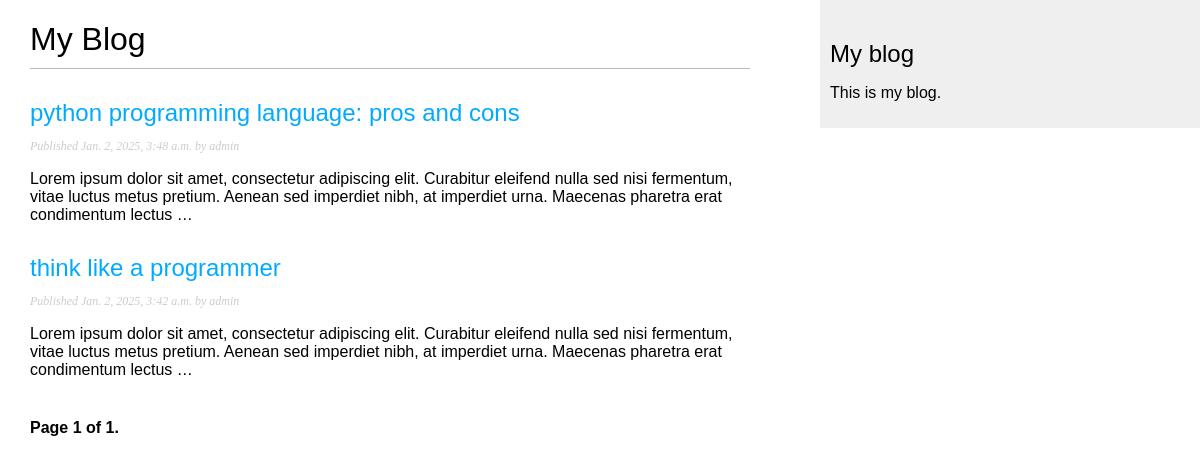
The page /blog/ on the database as committed earlier.
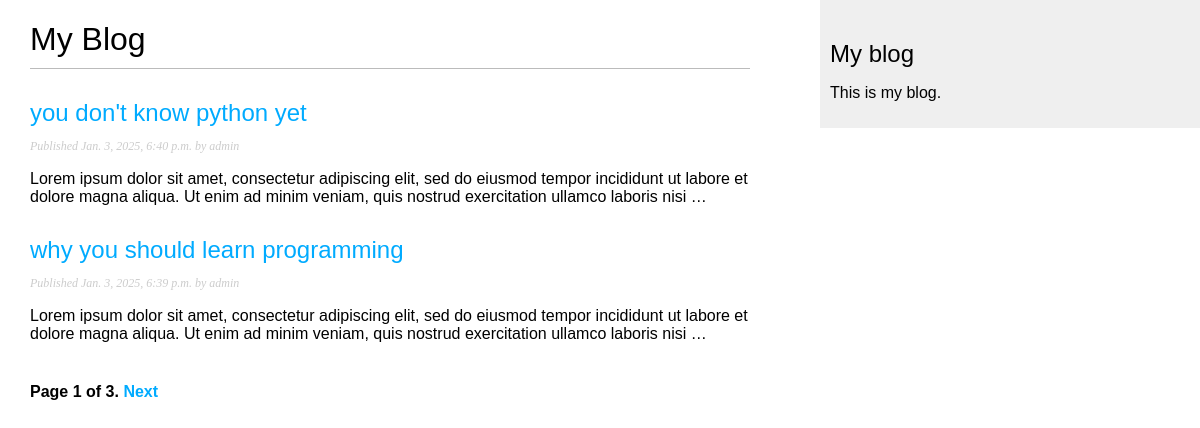
The same page on the database as committed later.
### blog/models.py (models this page shows, shortened)
class Post(models.Model):
    class Status(models.TextChoices):
        DRAFT = 'DF', 'Draft'
        PUBLISHED = 'PB', 'Published'
    title = models.CharField(max_length=250)
    slug = models.SlugField(
        max_length=250,
        unique_for_date='publish')
    author = models.ForeignKey(
        settings.AUTH_USER_MODEL,
        on_delete=models.CASCADE,
        related_name='blog_posts'
    )
    body = models.TextField()
    publish = models.DateTimeField(default=timezone.now)
    created = models.DateTimeField(auto_now_add=True)
    updated = models.DateTimeField(auto_now=True)
    status = models.CharField(
        max_length=2,
        choices=Status,
        default=Status.DRAFT
    )
    objects = models.Manager()
    published = PublishedManager()
    class Meta:
        ordering = ['-publish']
        indexes = [
            models.Index(fields=['-publish']),
        ]
    def get_absolute_url(self):
        return reverse(
            'blog:post_detail',
            args=[
                self.publish.year,
                self.publish.month,
                self.publish.day,
                self.slug
            ]
        )

### blog/views.py (the view)
# urls.py: path('', views.PostListView.as_view(), name='post_list'),
class PostListView(ListView):
    queryset = Post.published.all()
    context_object_name = 'posts'
    paginate_by = 2
    template_name = 'blog/post/list.html'

### blog/templates/blog/post/list.html (shortened to what this page needs)
{% extends "blog/base.html" %}
{% block content %}
    <h1>My Blog</h1>
    {% for post in posts %}
        <h2>
            <a href="{{ post.get_absolute_url }}">
                {{ post.title }}
            </a>
        </h2>
        <p class="date">
            Published {{ post.publish }} by {{ post.author }}
        </p>
        {{ post.body|truncatewords:30|linebreaks }}
    {% endfor %}
    {% include "pagination.html" with page=page_obj %}
{% endblock %}

### blog/templates/blog/base.html (shortened to what this page needs)
{% load static %}
<!DOCTYPE html>
<html lang="en">
<head>
    <link rel="stylesheet" href="{% static 'css/blog.css' %}">
</head>
<body>
    <div id="content">
        {% block content %}
        {% endblock %}
    </div>
    <div id="sidebar">
        <h2>My blog</h2>
        <p>This is my blog.</p>
    </div>
</body>
</html>

### blog/templates/pagination.html (shortened to what this page needs)
<div class="pagination">
        <span class="current">
            Page {{ page.number }} of {{ page.paginator.num_pages }}.
        </span>
        {% if page.has_next %}
            <a href="?page={{ page.next_page_number }}">Next</a>
        {% endif %}
</div>

### blog/static/css/blog.css (style rules this page uses)
body { margin:0; padding:0; font-family:helvetica, sans-serif; }
a { color:#00abff; text-decoration:none; }
h1 { font-weight:normal; border-bottom:1px solid #bbb; padding:0 0 10px 0; }
h2 { font-weight:normal; margin:30px 0 0; }
#content { float:left; width:60%; padding:0 0 0 30px; }
#sidebar { float:right; width:30%; padding:10px; background:#efefef; height:100%; }
p.date { color:#ccc; font-family: georgia, serif; font-size: 12px; font-style: italic; }
.pagination { margin:40px 0; font-weight:bold; }

Rows that differ between the two databases and show on the page:
no longer on this page (row unchanged): Post: title "python programming language: pros and cons", publish "Jan. 2, 2025, 3:48 a.m.", author "admin", body "Lorem ipsum dolor sit amet, consectetur adipiscing elit. Curabitur eleifend nulla sed nisi fermentum, vitae luctus metus pretium. Aenean sed imperdiet nibh, at imperdiet urna. Maecenas pharetra erat condimentum lectus …"
no longer on this page (row edited): Post: title "think like a programmer", publish "Jan. 2, 2025, 3:42 a.m.", author "admin", body "Lorem ipsum dolor sit amet, consectetur adipiscing elit. Curabitur eleifend nulla sed nisi fermentum, vitae luctus metus pretium. Aenean sed imperdiet nibh, at imperdiet urna. Maecenas pharetra erat condimentum lectus …"
added Post: title "you don't know python yet", publish "Jan. 3, 2025, 6:40 p.m.", author "admin", body "Lorem ipsum dolor sit amet, consectetur adipiscing elit, sed do eiusmod tempor incididunt ut labore et dolore magna aliqua. Ut enim ad minim veniam, quis nostrud exercitation ullamco laboris nisi …"
added Post: title "why you should learn programming", publish "Jan. 3, 2025, 6:39 p.m.", author "admin", body "Lorem ipsum dolor sit amet, consectetur adipiscing elit, sed do eiusmod tempor incididunt ut labore et dolore magna aliqua. Ut enim ad minim veniam, quis nostrud exercitation ullamco laboris nisi …"
Other text that changed with them:
{{ page.paginator.num_pages }}: "1" → "3"
text now shown: "Next"
